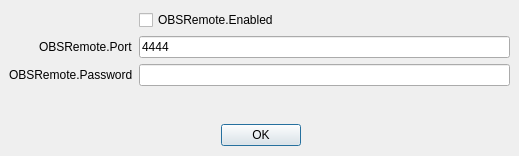
<?xml version="1.0" encoding="UTF-8"?>
<ui version="4.0">
 <class>OBSRemote</class>
 <widget class="QDialog" name="OBSRemote">
  <property name="geometry">
   <rect>
    <x>0</x>
    <y>0</y>
    <width>519</width>
    <height>156</height>
   </rect>
  </property>
  <property name="sizePolicy">
   <sizepolicy hsizetype="Preferred" vsizetype="Preferred">
    <horstretch>0</horstretch>
    <verstretch>0</verstretch>
   </sizepolicy>
  </property>
  <property name="windowTitle">
   <string>Dialog</string>
  </property>
  <widget class="QWidget" name="layoutWidget">
   <property name="geometry">
    <rect>
     <x>10</x>
     <y>120</y>
     <width>501</width>
     <height>30</height>
    </rect>
   </property>
   <layout class="QHBoxLayout" name="horizontalLayout">
    <item>
     <spacer name="horizontalSpacer">
      <property name="orientation">
       <enum>Qt::Horizontal</enum>
      </property>
      <property name="sizeHint" stdset="0">
       <size>
        <width>40</width>
        <height>20</height>
       </size>
      </property>
     </spacer>
    </item>
    <item>
     <widget class="QPushButton" name="accept">
      <property name="text">
       <string>OK</string>
      </property>
     </widget>
    </item>
    <item>
     <spacer name="horizontalSpacer_2">
      <property name="orientation">
       <enum>Qt::Horizontal</enum>
      </property>
      <property name="sizeHint" stdset="0">
       <size>
        <width>40</width>
        <height>20</height>
       </size>
      </property>
     </spacer>
    </item>
   </layout>
  </widget>
  <widget class="QWidget" name="layoutWidget_2">
   <property name="geometry">
    <rect>
     <x>9</x>
     <y>10</y>
     <width>501</width>
     <height>101</height>
    </rect>
   </property>
   <layout class="QFormLayout" name="formLayout">
    <property name="labelAlignment">
     <set>Qt::AlignRight|Qt::AlignTrailing|Qt::AlignVCenter</set>
    </property>
    <item row="1" column="0">
     <widget class="QLabel" name="label_port">
      <property name="text">
       <string>OBSRemote.Port</string>
      </property>
     </widget>
    </item>
    <item row="0" column="1">
     <widget class="QCheckBox" name="enabled">
      <property name="text">
       <string>OBSRemote.Enabled</string>
      </property>
     </widget>
    </item>
    <item row="2" column="0">
     <widget class="QLabel" name="label_password">
      <property name="text">
       <string>OBSRemote.Password</string>
      </property>
     </widget>
    </item>
    <item row="1" column="1">
     <widget class="QLineEdit" name="edit_port">
      <property name="text">
       <string>4444</string>
      </property>
     </widget>
    </item>
    <item row="2" column="1">
     <widget class="QLineEdit" name="edit_password"/>
    </item>
   </layout>
  </widget>
 </widget>
 <resources/>
 <connections/>
</ui>
